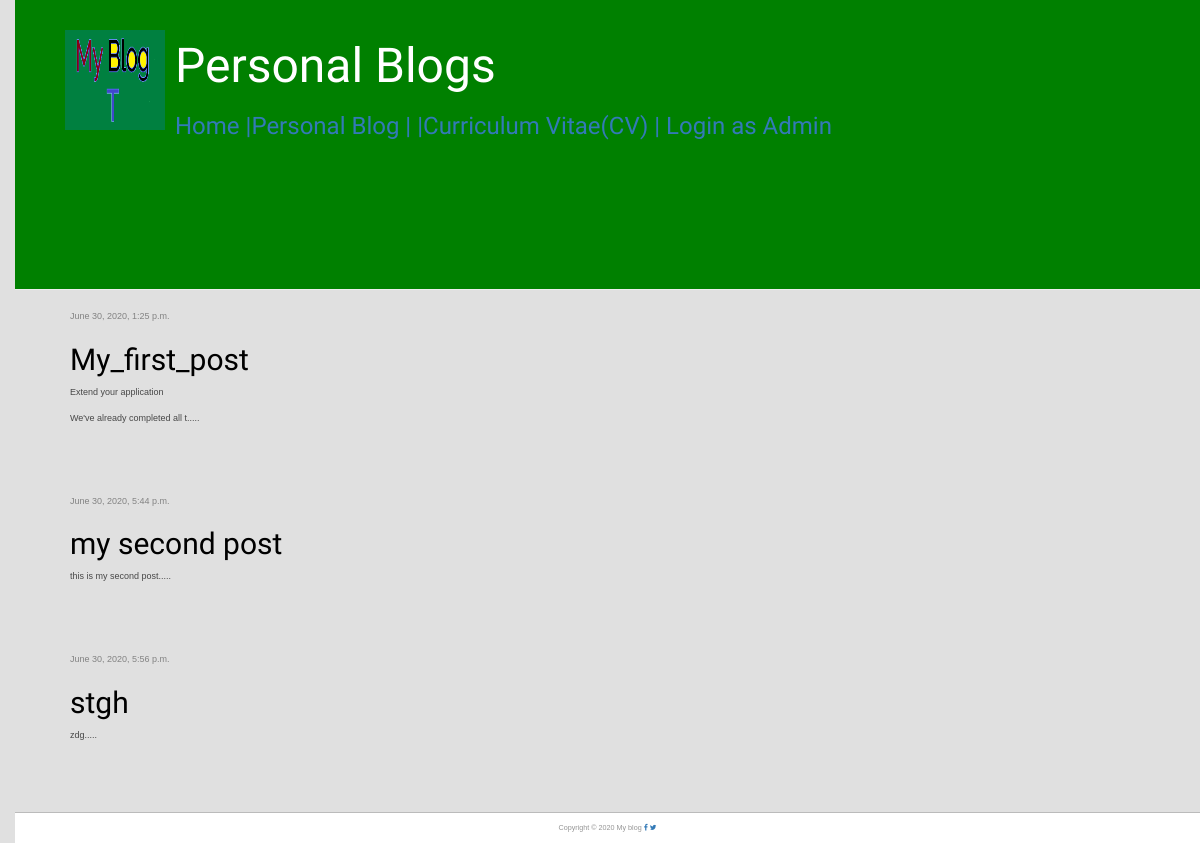
The page /blog/ on the database as committed earlier.
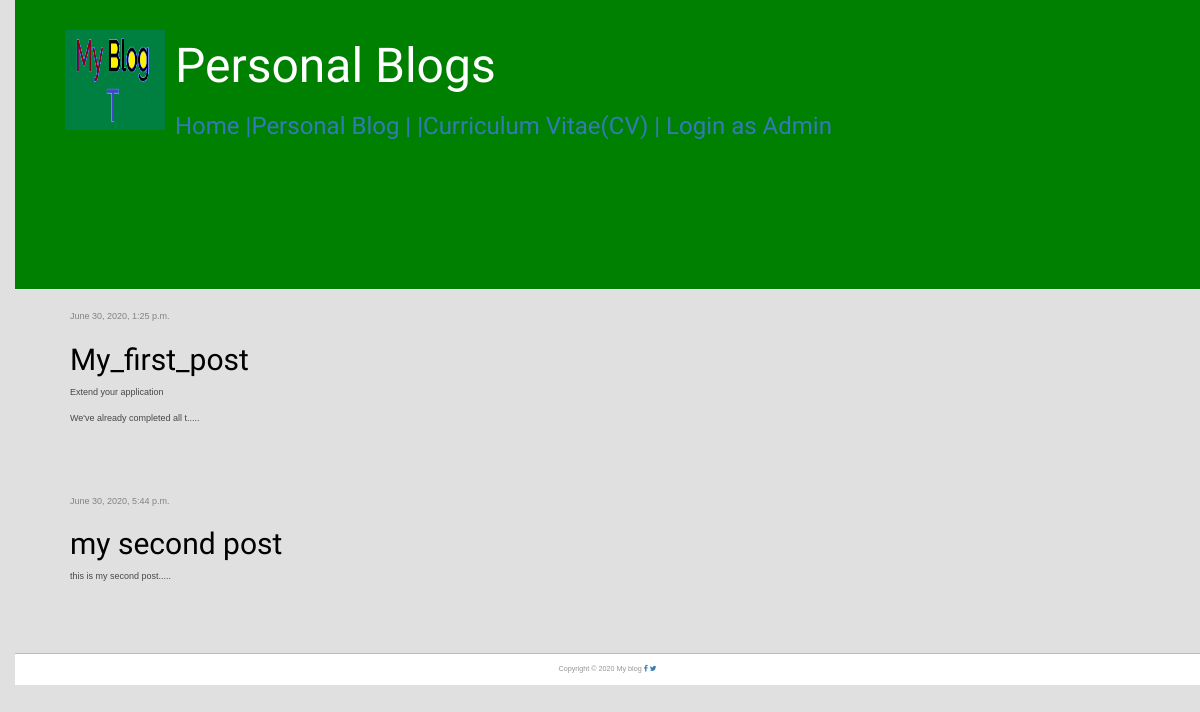
The same page on the database as committed later.
### blog/models.py (models this page shows, shortened)
class Post(models.Model):
    author = models.ForeignKey(settings.AUTH_USER_MODEL, on_delete=models.CASCADE)
    title = models.CharField(max_length=200)
    text = models.TextField()
    created_date = models.DateTimeField(default=timezone.now)
    published_date = models.DateTimeField(blank=True, null=True)
    def snippet(self):
        return self.text[:56]+'.....'

### blog/views.py (the view)
# urls.py: path('', views.post_list, name='post_list'),
def post_list(request):
    posts = Post.objects.filter(published_date__lte=timezone.now()).order_by('published_date')
    return render(request, 'blog/post_list.html', {'posts': posts})

### blog/templates/blog/post_list.html
{% extends 'blog/base.html' %}
{% block content %}
    {% for post in posts %}
        <div class="post">
            <div class="date">
                {{ post.published_date }}
            </div>
            <h2><a href="{% url 'post_detail' pk=post.pk %}">{{ post.title }}</a></h2>
            <p>{{ post.snippet|linebreaksbr }}</p>
        </div>
    {% endfor %}
{% endblock %}

### blog/templates/blog/base.html (shortened to what this page needs)
{% load static %}
<html>
    <head>
        <link rel="stylesheet" href="//maxcdn.bootstrapcdn.com/bootstrap/3.2.0/css/bootstrap.min.css">
        <link rel="stylesheet" href="//maxcdn.bootstrapcdn.com/bootstrap/3.2.0/css/bootstrap-theme.min.css">
        <link rel="stylesheet" href="{% static 'css/blog.css' %}">
    </head>
    <body>
        <div class="page-header">
          <header id="header">
             <div id="logo"><img src="{% static 'css/blog_logo.png' %}" width="100" height=100 title="Logo" alt="" /></div>
          </header>
              <h1><a href="/">Personal Blogs</a></h1>
              <h3><a href="/">Home </a><a href="/blog/">|Personal Blog | </a><a href="/cv/">|Curriculum Vitae(CV) | </a><a href="/admin/">Login as Admin  </a></h3>
      </div>
        <div class="content container">
            <div class="row">
                <div class="col-md-8">
                {% block content %}
                {% endblock %}
                </div>
            </div>
        </div>
        <footer id="footer">Copyright &copy;
           My blog
          <link rel="stylesheet" href="https://cdnjs.cloudflare.com/ajax/libs/font-awesome/4.7.0/css/font-awesome.min.css">
          <a href="#" class="fa fa-facebook"></a>
          <a href="#" class="fa fa-twitter"></a>
        </footer>
    </body>
</html>

### blog/static/css/blog.css (style rules this page uses)
.page-header { background-color: green; margin-top: 0; padding: 20px 20px 140px 40px; }
.page-header h1, .page-header h1 a, .page-header h1 a:visited, .page-header h1 a:active { color: #ffffff; font-size: 36pt; text-decoration: none; }
.content { margin-left: 40px; }
body { padding-left: 15px; }
h1, h2, h3, h4 { font-family: 'Lobster', cursive; }
h1 a, h2 a { color: #C25100; }
.date { color: #828282; }
.post { margin-bottom: 70px; }
.post h2 a, .post h2 a:visited { color: #000000; }
#header { border-style: none; width: 800px; height: auto; }
body { background-color: #E0E0E0; font-family: "Trebuchet MS", Helvetica, sans-serif; font-size: 0.9em; text-align: justify; color: #474747; }
h1 { color: #270c39; }
#footer { text-align: center; font-size: 0.8em; padding-top: 10px; padding-bottom: 10px; background-color: #FFFFFF; border-top: thin solid #BBBBBB; clear: both; color: #969696; }
#logo { padding: 10px; float: left; }

Rows that differ between the two databases and show on the page:
removed Post: published_date "June 30, 2020, 5:56 p.m.", title "stgh", snippet "zdg....."
